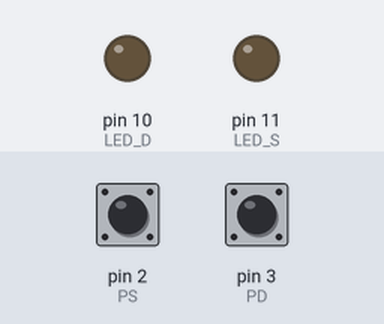
The sketch below on a simulated Arduino Uno, built with avr-gcc and run on an emulated ATmega328P. Parts: output pins drawn as LEDs (lit = HIGH). The inputs (shaded band) are chosen by the test bench; at power-on: pin 2 (PS) LOW, pin 3 (PD) LOW.

Above: at 1.2 s.
1.3 s: pin 2 (PS) pulsed HIGH 5 times (0.12 s each, 0.3 s apart)
At 3.0 s:
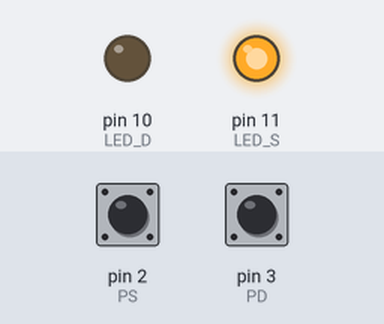
5.1 s: pin 3 (PD) pulsed HIGH 2 times (0.12 s each, 0.3 s apart)
At 5.42 s:
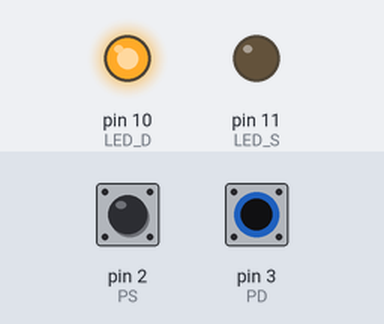
Timing chart, 0 to 8.1 s (numbered marks = the images above; inputs shaded):
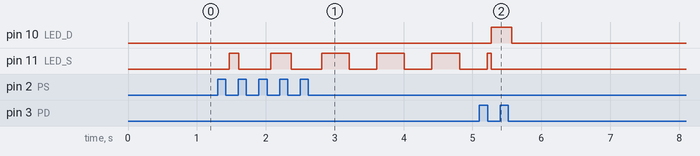

Measured:
- after the input at 1.3 s, pin 11 (LED_S): goes HIGH 0.13 s, LOW 0.47 s, HIGH 0.30 s, 3 × (LOW 0.44 s, HIGH 0.40 s), then LOW, starting after 0.17 s
- after the input at 5.1 s, pin 10 (LED_D): LOW → HIGH after 0.17 s, → LOW 0.30 s later

The sketch:

soluzione-E-medio-frecce.ino
```cpp
/*
===============================================================================
CONSEGNA - ESERCIZIO E (MEDIO) - Frecce di direzione: due toggle e un lampeggio
===============================================================================
Classe terza - Sistemi e reti
Argomenti: pull-down, rimbalzi e ipotesi di progetto, polling non bloccante
su un solo fronte (versioni 1 e 4).

Realizzate in Tinkercad le frecce di direzione di un veicolo: un pulsante
accende e spegne la freccia sinistra, un altro la destra. Le frecce
lampeggiano e non possono essere accese tutte e due insieme.

OBIETTIVO
Gestire due pulsanti toggle e un lampeggio nello stesso loop(), senza che un
compito blocchi gli altri. Ogni pulsante ha le sue variabili di debounce.

CIRCUITO IN TINKERCAD (Arduino Uno R3)
 Componente               Collegamento                     A cosa serve
 Pulsante SINISTRA (PS)   tra il pin 2 e 5V                premuto porta il pin a HIGH
 Resistenza 10 kOhm       tra il pin 2 e GND               pull-down di PS
 Pulsante DESTRA (PD)     tra il pin 3 e 5V                premuto porta il pin a HIGH
 Resistenza 10 kOhm       tra il pin 3 e GND               pull-down di PD
 LED arancione SINISTRA   pin 11, con resistenza 220 Ohm   freccia sinistra
 LED arancione DESTRA     pin 10, con resistenza 220 Ohm   freccia destra

REQUISITI
 1. All'accensione le frecce sono spente.
 2. A ogni RILASCIO di PS la freccia sinistra cambia stato (toggle); lo
    stesso per PD con la freccia destra.
 3. Accendere una freccia spegne l'altra: le due frecce non sono mai attive
    insieme.
 4. La freccia attiva lampeggia: 400 ms accesa, 400 ms spenta. Quella spenta
    resta spenta.
 5. Ogni pressione produce un solo cambio, anche se il contatto rimbalza.
 6. Nessun pulsante blocca l'altro ne' il lampeggio.

VINCOLI SUL CODICE
 - I due pulsanti si gestiscono con la versione 1 della dispensa sul polling
   su un solo fronte (millis(), t0, attivo, rilascio dopo 50 ms di basso):
   ogni pulsante ha le sue variabili (t0S, attivoS, t0D, attivoD).
 - Le callback doOnFallS() e doOnFallD() cambiano solo le variabili bool
   delle frecce; e' il compito del lampeggio a comandare i LED.
 - loop() con tre compiti separati: pulsante sinistro, pulsante destro,
   lampeggio.
 - Nessun delay(); differenze di tempo come millis() - t > durata, con
   variabili unsigned long.

COME PROVARLO
 [ ] Clic su PS: lampeggia la sinistra; clic su PD: si spegne la sinistra e
     lampeggia la destra.
 [ ] Clic su PD con la destra accesa: tutto spento.
 [ ] Tenete premuto PS: non succede nulla finche' non rilasciate, e intanto
     la freccia gia' accesa continua a lampeggiare regolare.
 [ ] Clic rapidi: ogni clic fa un solo cambio.

COSA CONSEGNARE
 1. Il link al progetto Tinkercad, condiviso in sola lettura.
 2. Il codice completo, con un commento su ogni riga che riguarda i tempi.
 3. Le risposte alle domande.

DOMANDE
 1. Perche' ogni pulsante deve avere le sue variabili t0 e attivo? Cosa
    succederebbe usandone una sola coppia per tutti e due?
 2. Dove avete messo la regola "mai due frecce insieme": nelle callback o nel
    lampeggio? Perche' e' meglio li'?
 3. Riscrivete la gestione dei due pulsanti con la versione 4 (schedulatore,
    TBASE = 50 ms): bastano una sola lettura temporizzata e due variabili
    precval? Che cosa cambia nel ritardo fra il rilascio e il cambio della
    freccia?
 4. Ipotesi di progetto: perche' TBASE non puo' essere 5 ms? E perche' non
    puo' essere 300 ms?
 5. Un buco di 3 ms mentre PS e' premuto: con la versione 1 cambia la freccia?
    E con la versione 4? Spiegate con un disegno del segnale e delle letture.
===============================================================================
*/

// ---------------------------------------------------------------------------
// SOLUZIONE - due pulsanti con la versione 1 su un solo fronte + lampeggio
// ---------------------------------------------------------------------------
const byte PS = 2;                        // SINISTRA, pull-down: premuto = HIGH
const byte PD = 3;                        // DESTRA,   pull-down: premuto = HIGH
const byte LED_S = 11;
const byte LED_D = 10;
const unsigned long TDEBOUNCE = 50;       // ms di basso continuo per il rilascio
const unsigned long TBLINK = 400;         // ms accesa e ms spenta

unsigned long t0S = 0, t0D = 0;           // ultima lettura alta di ogni pulsante
bool attivoS = false, attivoD = false;    // pulsante premuto, rilascio da confermare
bool sx = false, dx = false;              // frecce attive
bool fase = LOW;                          // fase del lampeggio, comune alle due frecce
unsigned long tblink = 0;                 // ultimo cambio di fase

void doOnFallS() {
  // RILASCIO di PS: toggle della sinistra; se si accende, la destra si spegne
  sx = !sx;
  if (sx) dx = false;
}

void doOnFallD() {
  // RILASCIO di PD: toggle della destra; se si accende, la sinistra si spegne
  dx = !dx;
  if (dx) sx = false;
}

void setup() {
  pinMode(PS, INPUT);
  pinMode(PD, INPUT);
  pinMode(LED_S, OUTPUT);
  pinMode(LED_D, OUTPUT);
}

void loop() {
  // --- compito 1: pulsante sinistro
  if (digitalRead(PS) == HIGH) {
    attivoS = true;
    t0S = millis();                       // a ogni lettura alta il timer riparte
  } else if (attivoS && millis() - t0S > TDEBOUNCE) {
    attivoS = false;                      // basso da piu' di 50 ms: rilascio
    doOnFallS();
  }

  // --- compito 2: pulsante destro
  if (digitalRead(PD) == HIGH) {
    attivoD = true;
    t0D = millis();
  } else if (attivoD && millis() - t0D > TDEBOUNCE) {
    attivoD = false;
    doOnFallD();
  }

  // --- compito 3: lampeggio
  if (millis() - tblink > TBLINK) {       // passati 400 ms dall'ultimo cambio
    tblink = millis();
    fase = !fase;
  }
  digitalWrite(LED_S, sx && fase);        // una freccia spenta resta spenta
  digitalWrite(LED_D, dx && fase);
}

/*
===============================================================================
RISPOSTE ALLE DOMANDE
===============================================================================
1. t0 e attivo sono la memoria del debounce di UN pulsante: "e' premuto,
   rilascio da confermare" e "l'ultima volta che l'ho visto premuto". Con
   una sola coppia i due pulsanti si scambiano la memoria. Esempio, con il
   blocco di PS scritto prima di quello di PD: si preme PD, il suo blocco
   mette attivo = true e aggiorna t0; 50 ms dopo il rilascio il primo blocco
   a trovare "pin basso, attivo vero, 50 ms passati" e' quello di PS, che
   chiama doOnFallS(): premendo la freccia destra si accende la sinistra.
   E se si premono tutti e due, il rilascio di uno resta nascosto finche'
   l'altro e' premuto.

2. Nelle callback: e' il momento in cui succede l'evento ed e' l'unico
   punto in cui le variabili sx e dx cambiano, quindi lo stato e' sempre
   coerente (mai sx e dx vere insieme). Il lampeggio si limita a mostrare lo
   stato (LED = freccia attiva E fase accesa) e non deve conoscere le
   regole. Se la regola stesse nel lampeggio, sx e dx potrebbero essere
   vere insieme e bisognerebbe decidere chi vince.

3. Si': una sola lettura temporizzata legge tutti e due i pin.

     #define TBASE 50
     unsigned long precm = 0;
     byte precS = LOW, precD = LOW, valS, valD;
     ...
     if (millis() - precm >= TBASE) {
       precm = millis();
       valS = digitalRead(PS);
       valD = digitalRead(PD);
       if (precS == HIGH && valS == LOW) doOnFallS();
       if (precD == HIGH && valD == LOW) doOnFallD();
       precS = valS;
       precD = valD;
     }

   Ritardo: con la versione 1 la freccia cambia 50 ms dopo l'ultimo
   rimbalzo del rilascio; con la versione 4 alla prima lettura dopo i
   rimbalzi, cioe' fra 0 e 50 ms dopo (in media 25).

4. TBASE = 5 ms: due letture possono cadere dentro gli stessi rimbalzi del
   rilascio (che durano fino a circa 10 ms) e dare due fronti di discesa,
   cioe' due toggle: la freccia non cambia. Il limite inferiore e' circa
   11 ms (rimbalzi + intervallo di lettura). TBASE = 300 ms: un clic rapido
   (pressione di 100-150 ms) puo' cadere tutto fra due letture e andare
   perso, e il cambio arriva fino a 300 ms dopo il rilascio. Il limite
   superiore e' l'evento vero piu' breve, circa 100 ms.

5. Versione 1: no. Il buco dura 3 ms, meno dei 50 ms di basso richiesti; alla
   lettura alta successiva t0 riparte e il rilascio non viene confermato.
   Versione 4: dipende da dove cadono le letture. Se nessuna cade nel buco
   non succede nulla. Se una ci cade, vale LOW dopo un HIGH: fronte di
   discesa, la freccia cambia a meta' pressione; al rilascio vero c'e' un
   altro fronte di discesa e la freccia cambia di nuovo, quindi alla fine il
   clic sembra non aver fatto nulla. Probabilita' circa 3/50 = 6%.

VERIFICA IN SIMULAZIONE
Clic su PS e PD alternati: una sola freccia attiva per volta; secondo clic
sulla stessa freccia: tutto spento; PS tenuto premuto 3 s: la freccia gia'
accesa continua a lampeggiare con mezzo periodo di 401 ms; tre clic rapidi:
tre cambi.
*/
```
